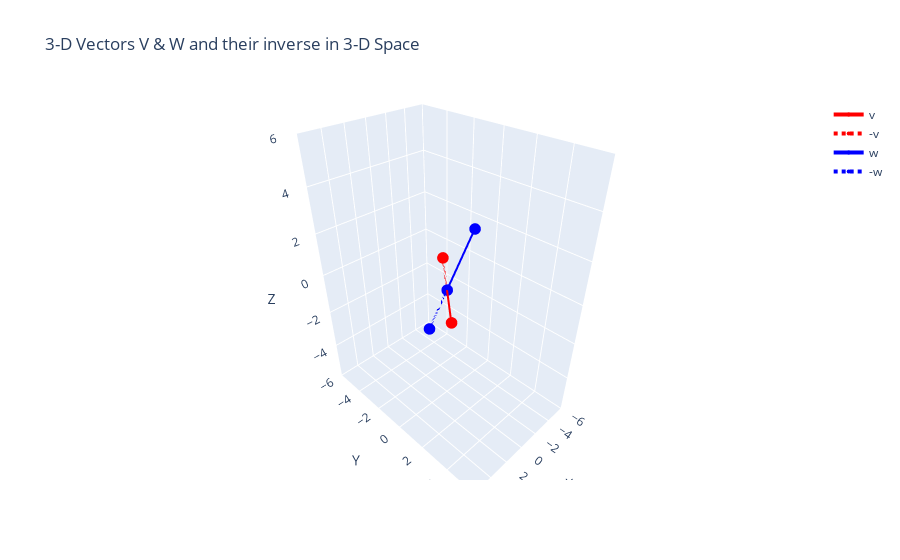

Source (notebook cell):
### Markdown cell above
### Vectors in 3 - Dimensions
The principles mentioned earlier are the same for vectors with 3 components.<br>
$\begin{align}
\vec{v} = 
\begin{bmatrix}
v1 \\
v2 \\
v3\end{bmatrix}   
\end{align}$ 

Vector Addition example:

### Code cell
v = np.array([1, 1, -1])
w = np.array([2, 3, 4])

print("V + W =",v+w)

fig = go.Figure()

fig.add_trace(go.Scatter3d(x = [0, v[0]],
                         y = [0, v[1]],
                         z = [0, v[2]],
                         mode = "lines+markers",
                         marker = dict(size = 4),
                         line = dict(color = 'red', width = 4),
                         name = "v"))

fig.add_trace(go.Scatter3d(x = [0, -v[0]],
                         y = [0, -v[1]],
                         z = [0, -v[2]],
                         mode = "lines+markers",
                         marker = dict(size = 4),
                         line = dict(color = 'red', width = 4, dash = "dot"),
                         name = "-v"))

fig.add_trace(go.Scatter3d(x = [0, w[0]],
                         y = [0, w[1]],
                         z = [0, w[2]],
                         mode = "lines+markers",
                         marker = dict(size = 4),
                         line = dict(color = 'blue', width = 4),
                         name = "w"))

fig.add_trace(go.Scatter3d(x = [0, -w[0]],
                         y = [0, -w[1]],
                         z = [0, -w[2]],
                         mode = "lines+markers",
                         marker = dict(size = 4),
                         line = dict(color = 'blue', width = 4, dash = "dot"),
                         name = "-w"))

fig.update_layout(
    scene = dict(
        xaxis = dict(range=[-6,6], title = "X"),
        yaxis = dict(range=[-6,6], title = "Y"),
        zaxis = dict(range=[-6,6], title = "Z")
        ),
    title = "3-D Vectors V & W and their inverse in 3-D Space"
)

### Figure 1 — Plotly figure (JSON) as saved in the notebook; plotly's stock layout.template omitted (floating-point values rounded to 4 significant figures)
{"data": [{"line": {"color": "red", "width": 4}, "marker": {"size": 4}, "mode": "lines+markers", "name": "v", "type": "scatter3d", "x": [0, 1], "y": [0, 1], "z": [0, -1]}, {"line": {"color": "red", "dash": "dot", "width": 4}, "marker": {"size": 4}, "mode": "lines+markers", "name": "-v", "type": "scatter3d", "x": [0, -1], "y": [0, -1], "z": [0, 1]}, {"line": {"color": "blue", "width": 4}, "marker": {"size": 4}, "mode": "lines+markers", "name": "w", "type": "scatter3d", "x": [0, 2], "y": [0, 3], "z": [0, 4]}, {"line": {"color": "blue", "dash": "dot", "width": 4}, "marker": {"size": 4}, "mode": "lines+markers", "name": "-w", "type": "scatter3d", "x": [0, -2], "y": [0, -3], "z": [0, -4]}], "layout": {"scene": {"xaxis": {"range": [-6, 6], "title": {"text": "X"}}, "yaxis": {"range": [-6, 6], "title": {"text": "Y"}}, "zaxis": {"range": [-6, 6], "title": {"text": "Z"}}}, "title": {"text": "3-D Vectors V & W and their inverse in 3-D Space"}}}
